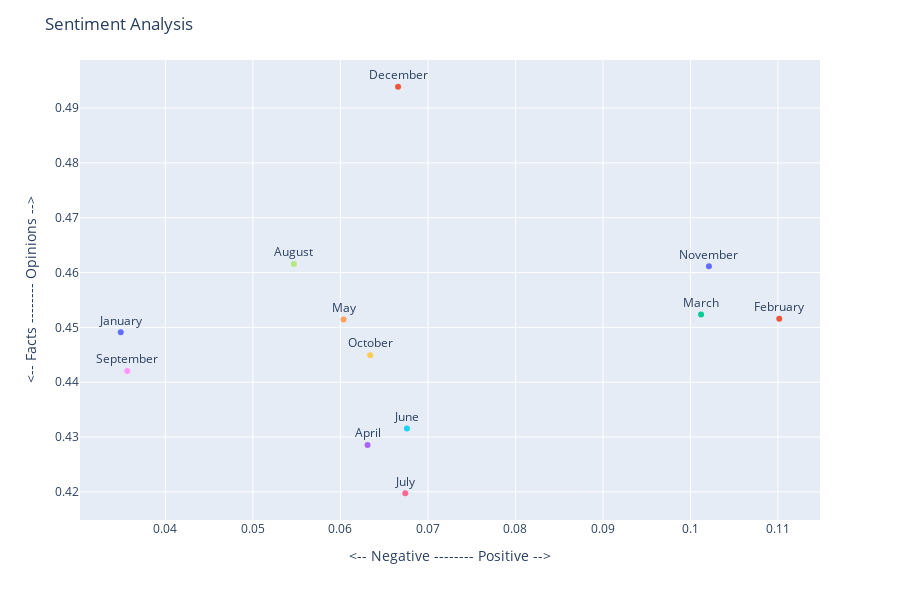

The code cell stored with this chart in its notebook:
### Code cell
import plotly.express as px

fig = px.scatter(data, x = 'polarity', y = 'subjectivity', text = 'month', color = 'month', labels=dict(
                     polarity="<-- Negative -------- Positive -->",
                     subjectivity="<-- Facts -------- Opinions -->"))
fig.update_traces(textposition='top center')

fig.update_layout(
    height=600,
    title_text='Sentiment Analysis')
fig.update_layout(showlegend=False)
fig.show()

### Figure 1 — Plotly figure (JSON) as saved in the notebook; plotly's stock layout.template omitted (floating-point values rounded to 4 significant figures)
{"data": [{"hovertemplate": "month=%{text}<br><-- Negative -------- Positive -->=%{x}<br><-- Facts -------- Opinions -->=%{y}<extra></extra>", "legendgroup": "January", "marker": {"color": "#636efa", "symbol": "circle"}, "mode": "markers+text", "name": "January", "orientation": "v", "showlegend": true, "text": ["January"], "textposition": "top center", "type": "scatter", "x": [0.03491], "xaxis": "x", "y": [0.4491], "yaxis": "y"}, {"hovertemplate": "month=%{text}<br><-- Negative -------- Positive -->=%{x}<br><-- Facts -------- Opinions -->=%{y}<extra></extra>", "legendgroup": "February", "marker": {"color": "#EF553B", "symbol": "circle"}, "mode": "markers+text", "name": "February", "orientation": "v", "showlegend": true, "text": ["February"], "textposition": "top center", "type": "scatter", "x": [0.1101], "xaxis": "x", "y": [0.4516], "yaxis": "y"}, {"hovertemplate": "month=%{text}<br><-- Negative -------- Positive -->=%{x}<br><-- Facts -------- Opinions -->=%{y}<extra></extra>", "legendgroup": "March", "marker": {"color": "#00cc96", "symbol": "circle"}, "mode": "markers+text", "name": "March", "orientation": "v", "showlegend": true, "text": ["March"], "textposition": "top center", "type": "scatter", "x": [0.1012], "xaxis": "x", "y": [0.4523], "yaxis": "y"}, {"hovertemplate": "month=%{text}<br><-- Negative -------- Positive -->=%{x}<br><-- Facts -------- Opinions -->=%{y}<extra></extra>", "legendgroup": "April", "marker": {"color": "#ab63fa", "symbol": "circle"}, "mode": "markers+text", "name": "April", "orientation": "v", "showlegend": true, "text": ["April"], "textposition": "top center", "type": "scatter", "x": [0.06311], "xaxis": "x", "y": [0.4285], "yaxis": "y"}, {"hovertemplate": "month=%{text}<br><-- Negative -------- Positive -->=%{x}<br><-- Facts -------- Opinions -->=%{y}<extra></extra>", "legendgroup": "May", "marker": {"color": "#FFA15A", "symbol": "circle"}, "mode": "markers+text", "name": "May", "orientation": "v", "showlegend": true, "text": ["May"], "textposition": "top center", "type": "scatter", "x": [0.06036], "xaxis": "x", "y": [0.4514], "yaxis": "y"}, {"hovertemplate": "month=%{text}<br><-- Negative -------- Positive -->=%{x}<br><-- Facts -------- Opinions -->=%{y}<extra></extra>", "legendgroup": "June", "marker": {"color": "#19d3f3", "symbol": "circle"}, "mode": "markers+text", "name": "June", "orientation": "v", "showlegend": true, "text": ["June"], "textposition": "top center", "type": "scatter", "x": [0.06761], "xaxis": "x", "y": [0.4315], "yaxis": "y"}, {"hovertemplate": "month=%{text}<br><-- Negative -------- Positive -->=%{x}<br><-- Facts -------- Opinions -->=%{y}<extra></extra>", "legendgroup": "July", "marker": {"color": "#FF6692", "symbol": "circle"}, "mode": "markers+text", "name": "July", "orientation": "v", "showlegend": true, "text": ["July"], "textposition": "top center", "type": "scatter", "x": [0.06741], "xaxis": "x", "y": [0.4197], "yaxis": "y"}, {"hovertemplate": "month=%{text}<br><-- Negative -------- Positive -->=%{x}<br><-- Facts -------- Opinions -->=%{y}<extra></extra>", "legendgroup": "August", "marker": {"color": "#B6E880", "symbol": "circle"}, "mode": "markers+text", "name": "August", "orientation": "v", "showlegend": true, "text": ["August"], "textposition": "top center", "type": "scatter", "x": [0.05469], "xaxis": "x", "y": [0.4616], "yaxis": "y"}, {"hovertemplate": "month=%{text}<br><-- Negative -------- Positive -->=%{x}<br><-- Facts -------- Opinions -->=%{y}<extra></extra>", "legendgroup": "September", "marker": {"color": "#FF97FF", "symbol": "circle"}, "mode": "markers+text", "name": "September", "orientation": "v", "showlegend": true, "text": ["September"], "textposition": "top center", "type": "scatter", "x": [0.03565], "xaxis": "x", "y": [0.4421], "yaxis": "y"}, {"hovertemplate": "month=%{text}<br><-- Negative -------- Positive -->=%{x}<br><-- Facts -------- Opinions -->=%{y}<extra></extra>", "legendgroup": "October", "marker": {"color": "#FECB52", "symbol": "circle"}, "mode": "markers+text", "name": "October", "orientation": "v", "showlegend": true, "text": ["October"], "textposition": "top center", "type": "scatter", "x": [0.0634], "xaxis": "x", "y": [0.4449], "yaxis": "y"}, {"hovertemplate": "month=%{text}<br><-- Negative -------- Positive -->=%{x}<br><-- Facts -------- Opinions -->=%{y}<extra></extra>", "legendgroup": "November", "marker": {"color": "#636efa", "symbol": "circle"}, "mode": "markers+text", "name": "November", "orientation": "v", "showlegend": true, "text": ["November"], "textposition": "top center", "type": "scatter", "x": [0.1021], "xaxis": "x", "y": [0.4611], "yaxis": "y"}, {"hovertemplate": "month=%{text}<br><-- Negative -------- Positive -->=%{x}<br><-- Facts -------- Opinions -->=%{y}<extra></extra>", "legendgroup": "December", "marker": {"color": "#EF553B", "symbol": "circle"}, "mode": "markers+text", "name": "December", "orientation": "v", "showlegend": true, "text": ["December"], "textposition": "top center", "type": "scatter", "x": [0.06659], "xaxis": "x", "y": [0.4939], "yaxis": "y"}], "layout": {"height": 600, "legend": {"title": {"text": "month"}, "tracegroupgap": 0}, "margin": {"t": 60}, "showlegend": false, "title": {"text": "Sentiment Analysis"}, "xaxis": {"anchor": "y", "domain": [0, 1], "title": {"text": "<-- Negative -------- Positive -->"}}, "yaxis": {"anchor": "x", "domain": [0, 1], "title": {"text": "<-- Facts -------- Opinions -->"}}}}
